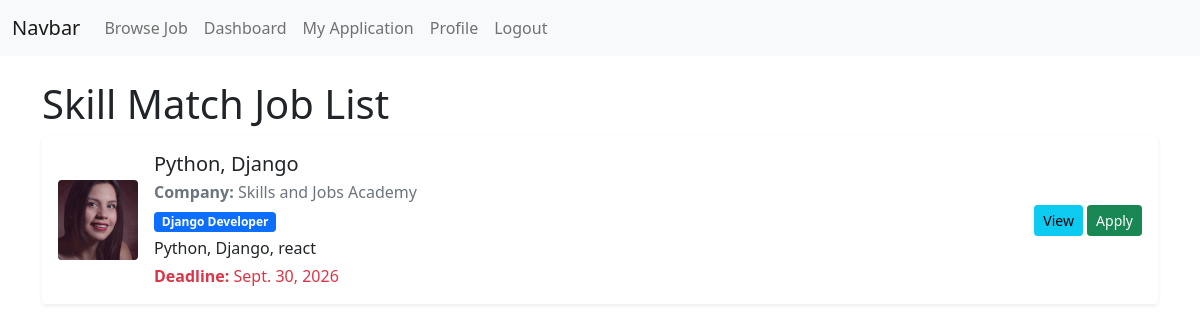
The page / (signed in) on the database its author committed.
### JobPortalApp/models.py (models this page shows, shortened)
class JobPostModel(models.Model):
  posted_by = models.ForeignKey(
    RecruiterProfileModel,
    on_delete=models.CASCADE,
    related_name='job_post_info',
    null=True
  )
  category = models.ForeignKey(
    CategoryModel,
    on_delete=models.CASCADE,
    null=True
  )
  title = models.CharField(max_length=200, null=True)
  number_of_openings = models.PositiveIntegerField(null=True)
  description = models.TextField(null=True)
  skills_set = models.TextField(null=True)
  deadline = models.DateField(null=True)
  salary = models.FloatField(null=True)
  created_at = models.DateField(auto_now_add=True, null=True)
  updated_at = models.DateField(auto_now=True, null=True)

class RecruiterProfileModel(models.Model):
  recruiter = models.OneToOneField(
    CustomUserModel,
    on_delete=models.CASCADE,
    related_name='recruiter_profile',
    null=True
  )
  company_name=models.CharField(max_length=100, null=True)
  address = models.TextField(null=True)
  contact = models.CharField(max_length=20, null=True)
  logo = models.ImageField(upload_to='company_logo', null=True)
  created_at = models.DateField(auto_now_add=True, null=True)
  updated_at = models.DateField(auto_now=True, null=True)

class CategoryModel(models.Model):
  name = models.CharField(max_length=200, null=True)

### JobPortalApp/views.py (the view)
# urls.py: path('',dashboard_view, name='dashboard_view'),
@login_required
def dashboard_view(request):
    try:
        seeker_data = request.user.seeker_profile
    except:
        messages.error(request, 'Please, Update your profile first.')
        return redirect('update_profile_view')
    job_data = JobPostModel.objects.none()
    if request.user.user_type == 'Seeker':
        seeker_skill = request.user.seeker_profile.skills_set
        for skill in seeker_skill.split(','):
            cleaned_skill = skill.strip()
            job_data |= JobPostModel.objects.filter(skills_set__icontains = cleaned_skill)
    context = {
        "job_data": job_data
    }
    return render(request, 'dashboard.html',context)

### JobPortalApp/templates/dashboard.html (shortened to what this page needs)
{% extends 'master/base.html' %}
{% block content %}
  <h1>Skill Match Job List</h1>
  {% for job in job_data %}
    <div class="card shadow-sm border-0 mb-3 mt-2">
      <div class="card-body">
        <div class="d-flex align-items-center">
          <div class="flex-shrink-0 me-3">
            <img src="{{ job.posted_by.logo.url }}" alt="{{ job.posted_by.company_name }}" class="rounded" style="width: 80px; height: 80px; object-fit: cover;" />
          </div>
          <div class="flex-grow-1">
            <h5 class="mb-1">{{ job.title }}</h5>
            <p class="mb-1 text-muted">
              <strong>Company:</strong>
              {{ job.posted_by.company_name }}
            </p>
            <p class="mb-1">
              <span class="badge bg-primary">{{ job.category.name }}</span>
            </p>
            <p class="mb-1">{{ job.skills_set }}</p>
            <p class="mb-0 text-danger">
              <strong>Deadline:</strong>
              {{ job.deadline }}
            </p>
          </div>
          <div class="text-end">
            <a href="" class="btn btn-sm btn-info">View</a>
            {% if request.user.user_type != 'Recruiter' %}
              <a href="{% url 'apply_job_view' job.id %}" class="btn btn-sm btn-success">Apply</a>
            {% endif %}
          </div>
        </div>
      </div>
    </div>
  {% endfor %}
{% endblock %}

### rows shown on the page
JobPostModel: posted_by.logo (picture), title "Python, Django", posted_by.company_name "Skills and Jobs Academy", category.name "Django Developer", skills_set "Python, Django, react", deadline "Sept. 30, 2026"
